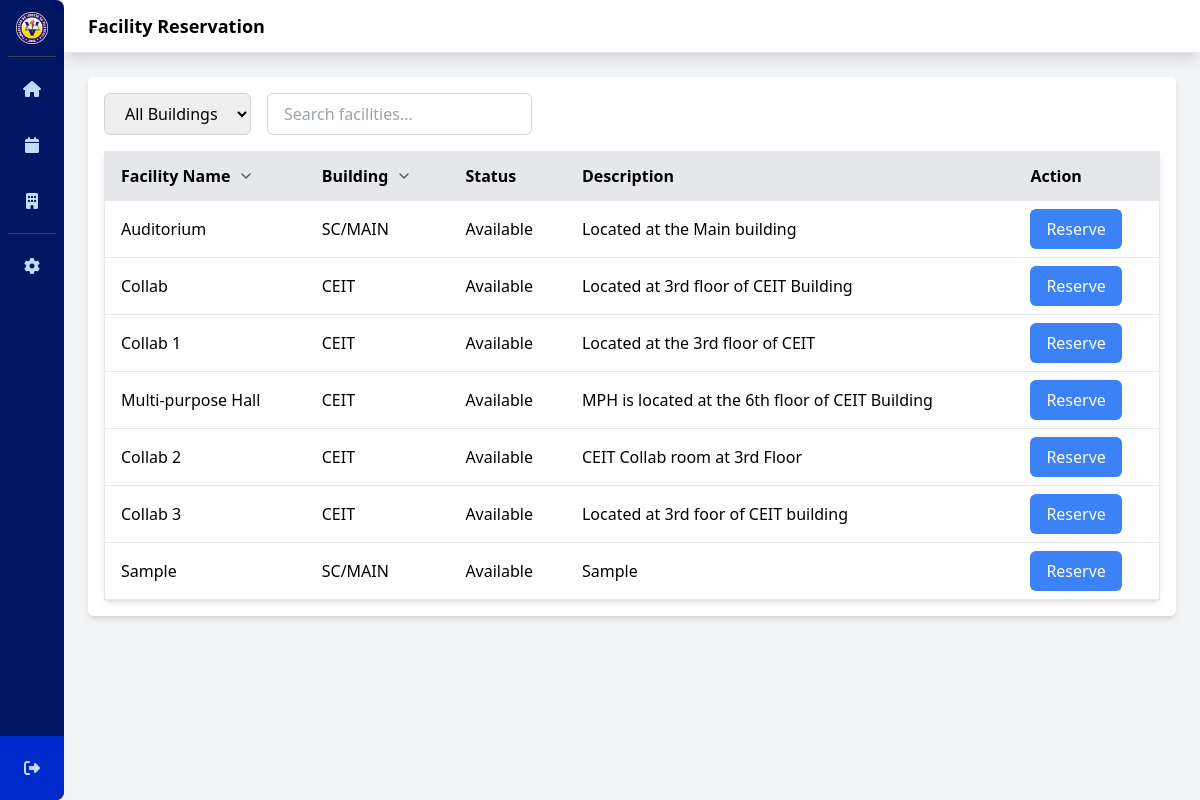
Screenshot of /facilityReservations-student.php (signed in) with the database file from the repository.
### tables this page shows
CREATE TABLE `facilities` (
  `id` int(11) NOT NULL,
  `facility_name` varchar(255) NOT NULL,
  `building` varchar(255) DEFAULT NULL,
  `status` varchar(255) DEFAULT NULL,
  `descri` varchar(255) DEFAULT NULL
);

### facilityReservations-student.php (the view, shortened to what this page needs)
    <?php
    $servername = "localhost";
    $username = "root";
    $db_password = "";
    $dbname = "reservadb";
    $conn = new mysqli($servername, $username, $db_password, $dbname);
$facility_sql = "SELECT * FROM facilities where status = 'Available'";
$facility_result = $conn->query($facility_sql);
    ?>
    <!DOCTYPE html>
    <html lang="en">
    <head>
        <link rel="stylesheet" href="css/style.css">
</head>
<body>
    <div class="flex h-screen bg-gray-100">
        <div id="sidebar-container">
            <?php include 'sidebar.php'; ?>
        </div>
        <div class="flex flex-col flex-1">
            <header class="bg-white shadow-lg">
                <div class="flex items-center justify-between px-6 py-3 border-b">
                    <h2 class="text-lg font-semibold">Facility Reservation</h2>
                </div>
            </header>
        <main class="flex-1 p-6 overflow-y-auto">
            <div class="bg-white p-4 rounded-md shadow-md mb-6">
                <div class="flex items-center space-x-4 mb-4">
                    <select id="buildingSelect" class="px-4 py-2 border border-gray-300 rounded-md" onchange="filterFacilities()">
                        <option value="">All Buildings</option>
                    </select>
                    <input type="text" id="searchInput" class="px-4 py-2 border border-gray-300 rounded-md" placeholder="Search facilities..." onkeyup="filterFacilities()">
                </div>
                    <table id="facilityTable" class="min-w-full bg-white rounded-md shadow-md border border-gray-200" data-sort-order="asc">
                        <thead>
                            <tr class="bg-gray-200 border-b">
                                <th class="py-3 px-4 text-left cursor-pointer hover:bg-gray-100" onclick="sortTable(0)">
                                    <span class="flex items-center">Facility Name
                                        <svg class="w-4 h-4 ml-2 text-gray-600" fill="none" viewBox="0 0 24 24" stroke="currentColor">
                                            <path stroke-linecap="round" stroke-linejoin="round" stroke-width="2" d="M6 9l6 6 6-6"></path>
                                        </svg>
                                    </span>
                                </th>
                                <th class="py-3 px-4 text-left cursor-pointer hover:bg-gray-100" onclick="sortTable(1)">
                                    <span class="flex items-center">Building
                                        <svg class="w-4 h-4 ml-2 text-gray-600" fill="none" viewBox="0 0 24 24" stroke="currentColor">
                                            <path stroke-linecap="round" stroke-linejoin="round" stroke-width="2" d="M6 9l6 6 6-6"></path>
                                        </svg>
                                    </span>
                                </th>
                                <th class="py-3 px-4 text-left"    >
                                    <span class="flex items-center">Status</span>
                                </th>
                                <th class="py-3 px-4 text-left">
                                    <span class="flex items-center">Description</span>
                                </th>
                                <th class="py-3 px-4 text-left">Action</th>
                            </tr>
                        </thead>
                    <tbody class="divide-y divide-gray-200">
                        <?php if ($facility_result->num_rows > 0): ?>
                            <?php while ($row = $facility_result->fetch_assoc()): ?>
                                <tr class="<?php echo $row['status'] === 'Unavailable' ? 'text-red-600 bg-gray-100' : ''; ?>">
                                    <td class="py-2 px-4 facility-name"><?php echo htmlspecialchars($row['facility_name']); ?></td>
                                    <td class="py-2 px-4 facility-building"><?php echo htmlspecialchars($row['building']); ?></td>
                                    <td class="py-2 px-4"><?php echo htmlspecialchars($row['status']); ?></td>
                                    <td class="py-2 px-4"><?php echo htmlspecialchars($row['descri']); ?></td>
                                    <td class="py-2 px-4">
                                        <?php if ($row['status'] !== 'Unavailable'): ?>
                                            <button onclick="showReservationForm('<?php echo htmlspecialchars($row['facility_name']); ?>')" class="bg-blue-500 text-white rounded-md px-4 py-2 hover:bg-blue-600">Reserve</button>
                                        <?php endif; ?>
                                    </td>
                                </tr>
                            <?php endwhile; ?>
                        <?php else: ?>
                            <tr>
                                <td colspan="5" class="text-center py-4">No facilities found</td>
                            </tr>
                        <?php endif; ?>
                    </tbody>
                </table>
            </div>
        </main>
    </div>
    </body>
    </html>

### css/style.css (style rules this page uses)
html, :host { line-height: 1.5; -webkit-text-size-adjust: 100%; -moz-tab-size: 4; -o-tab-size: 4; tab-size: 4; font-family: ui-sans-serif, system-ui, sans-serif, "Apple Color Emoji", "Segoe UI Emoji", "Segoe UI Symbol", "Noto Color Emoji"; font-feature-settings: normal; font-variation-settings: normal; -webkit-tap-highlight-color: transparent; }
body { margin: 0; line-height: inherit; }
h1, h2, h3, h4, h5, h6 { font-size: inherit; font-weight: inherit; }
table { text-indent: 0; border-color: inherit; border-collapse: collapse; }
button, input, optgroup, select, textarea { font-family: inherit; font-feature-settings: inherit; font-variation-settings: inherit; font-size: 100%; font-weight: inherit; line-height: inherit; color: inherit; margin: 0; padding: 0; }
button, select { text-transform: none; }
button, [type='button'], [type='reset'], [type='submit'] { -webkit-appearance: button; background-color: transparent; background-image: none; }
blockquote, dl, dd, h1, h2, h3, h4, h5, h6, hr, figure, p, pre { margin: 0; }
input::placeholder, textarea::placeholder { opacity: 1; color: #9ca3af; }
button, [role="button"] { cursor: pointer; }
img, svg, video, canvas, audio, iframe, embed, object { display: block; vertical-align: middle; }
.mb-4 { margin-bottom: 1rem; }
.mb-6 { margin-bottom: 1.5rem; }
.ml-2 { margin-left: 0.5rem; }
.flex { display: flex; }
.h-4 { height: 1rem; }
.h-screen { height: 100vh; }
.w-4 { width: 1rem; }
.min-w-full { min-width: 100%; }
.flex-1 { flex: 1 1 0%; }
.cursor-pointer { cursor: pointer; }
.flex-col { flex-direction: column; }
.items-center { align-items: center; }
.justify-between { justify-content: space-between; }
.space-x-4 > :not([hidden]) ~ :not([hidden]) { --tw-space-x-reverse: 0; margin-right: calc(1rem * var(--tw-space-x-reverse)); margin-left: calc(1rem * calc(1 - var(--tw-space-x-reverse))); }
.divide-y > :not([hidden]) ~ :not([hidden]) { --tw-divide-y-reverse: 0; border-top-width: calc(1px * calc(1 - var(--tw-divide-y-reverse))); border-bottom-width: calc(1px * var(--tw-divide-y-reverse)); }
.divide-gray-200 > :not([hidden]) ~ :not([hidden]) { --tw-divide-opacity: 1; border-color: rgb(229 231 235 / var(--tw-divide-opacity)); }
.overflow-y-auto { overflow-y: auto; }
.rounded-md { border-radius: 0.375rem; }
.border { border-width: 1px; }
.border-b { border-bottom-width: 1px; }
.border-gray-200 { --tw-border-opacity: 1; border-color: rgb(229 231 235 / var(--tw-border-opacity)); }
.border-gray-300 { --tw-border-opacity: 1; border-color: rgb(209 213 219 / var(--tw-border-opacity)); }
.bg-blue-500 { --tw-bg-opacity: 1; background-color: rgb(59 130 246 / var(--tw-bg-opacity)); }
.bg-gray-100 { --tw-bg-opacity: 1; background-color: rgb(243 244 246 / var(--tw-bg-opacity)); }
.bg-gray-200 { --tw-bg-opacity: 1; background-color: rgb(229 231 235 / var(--tw-bg-opacity)); }
.bg-white { --tw-bg-opacity: 1; background-color: rgb(255 255 255 / var(--tw-bg-opacity)); }
.p-4 { padding: 1rem; }
.p-6 { padding: 1.5rem; }
.px-4 { padding-left: 1rem; padding-right: 1rem; }
.px-6 { padding-left: 1.5rem; padding-right: 1.5rem; }
.py-2 { padding-top: 0.5rem; padding-bottom: 0.5rem; }
.py-3 { padding-top: 0.75rem; padding-bottom: 0.75rem; }
.text-left { text-align: left; }
.text-lg { font-size: 1.125rem; line-height: 1.75rem; }
.font-semibold { font-weight: 600; }
.text-gray-600 { --tw-text-opacity: 1; color: rgb(75 85 99 / var(--tw-text-opacity)); }
.text-white { --tw-text-opacity: 1; color: rgb(255 255 255 / var(--tw-text-opacity)); }
.shadow-lg { --tw-shadow: 0 10px 15px -3px rgb(0 0 0 / 0.1), 0 4px 6px -4px rgb(0 0 0 / 0.1); --tw-shadow-colored: 0 10px 15px -3px var(--tw-shadow-color), 0 4px 6px -4px var(--tw-shadow-color); box-shadow: var(--tw-ring-offset-shadow, 0 0 #0000), var(--tw-ring-shadow, 0 0 #0000), var(--tw-shadow); }
.shadow-md { --tw-shadow: 0 4px 6px -1px rgb(0 0 0 / 0.1), 0 2px 4px -2px rgb(0 0 0 / 0.1); --tw-shadow-colored: 0 4px 6px -1px var(--tw-shadow-color), 0 2px 4px -2px var(--tw-shadow-color); box-shadow: var(--tw-ring-offset-shadow, 0 0 #0000), var(--tw-ring-shadow, 0 0 #0000), var(--tw-shadow); }

### rows the page displays
facilities: facility_name "Auditorium", building "SC/MAIN", status "Available", descri "Located at the Main building"
facilities: facility_name "Collab", building "CEIT", status "Available", descri "Located at 3rd floor of CEIT Building"
facilities: facility_name "Collab 1", building "CEIT", status "Available", descri "Located at the 3rd floor of CEIT"
facilities: facility_name "Multi-purpose Hall", building "CEIT", status "Available", descri "MPH is located at the 6th floor of CEIT Building"
facilities: facility_name "Collab 2", building "CEIT", status "Available", descri "CEIT Collab room at 3rd Floor"
facilities: facility_name "Collab 3", building "CEIT", status "Available", descri "Located at 3rd foor of CEIT building"
facilities: facility_name "Sample", building "SC/MAIN", status "Available", descri "Sample"
